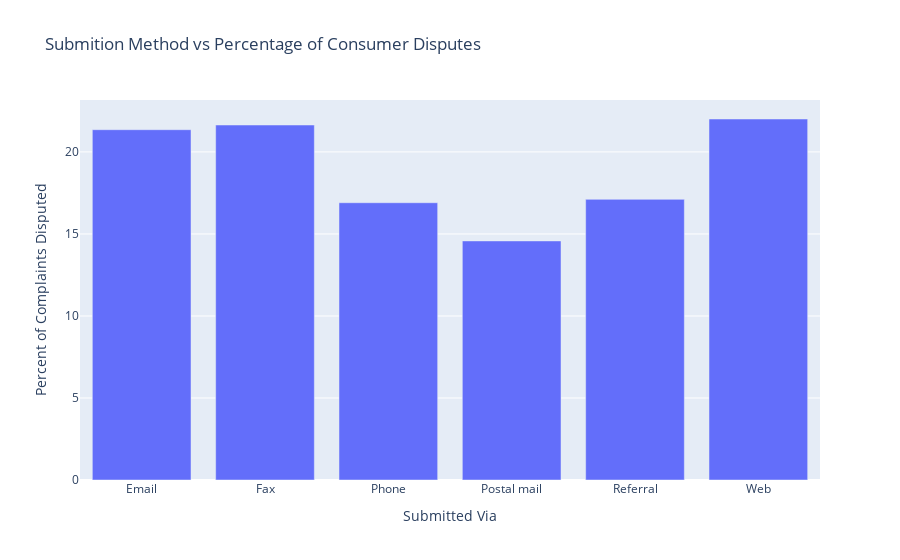

The cell this chart's notebook holds for it:
### Code cell
dispute_category = 'submitted_via'

sub_df = get_frequency_df(dispute_category)

fig = px.bar(
    sub_df,
    x=dispute_category,
    y='percent_disputes',
    title='Submition Method vs Percentage of Consumer Disputes',
    labels={
        'consumer_disputed?': 'Consumer Disputes',
        'percent_disputes': 'Percent of Complaints Disputed',
        dispute_category: 'Submitted Via',        
    },
)
fig.show()

### Figure 1 — Plotly figure (JSON) as saved in the notebook; plotly's stock layout.template omitted (floating-point values rounded to 4 significant figures)
{"data": [{"alignmentgroup": "True", "hovertemplate": "Submitted Via=%{x}<br>Percent of Complaints Disputed=%{y}<extra></extra>", "legendgroup": "", "marker": {"color": "#636efa", "pattern": {"shape": ""}}, "name": "", "offsetgroup": "", "orientation": "v", "showlegend": false, "textposition": "auto", "type": "bar", "x": ["Email", "Fax", "Phone", "Postal mail", "Referral", "Web"], "xaxis": "x", "y": [21.36, 21.64, 16.9, 14.57, 17.11, 22.01], "yaxis": "y"}], "layout": {"barmode": "relative", "legend": {"tracegroupgap": 0}, "title": {"text": "Submition Method vs Percentage of Consumer Disputes"}, "xaxis": {"anchor": "y", "domain": [0, 1], "title": {"text": "Submitted Via"}}, "yaxis": {"anchor": "x", "domain": [0, 1], "title": {"text": "Percent of Complaints Disputed"}}}}
